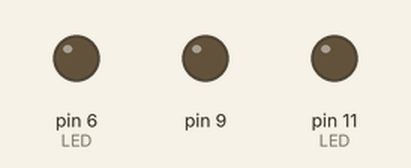
Recording of a sketch running on a simulated Arduino Uno, built with avr-gcc and run on an emulated ATmega328P. Parts: output pins drawn as LEDs (lit = HIGH).

Above: at 0.16 s.
At 6.67 s:
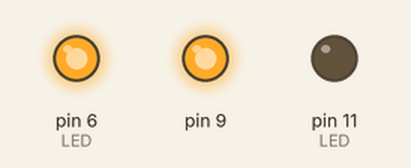
At 17.53 s:
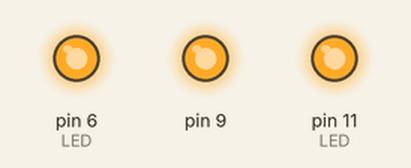
At 39.99 s:
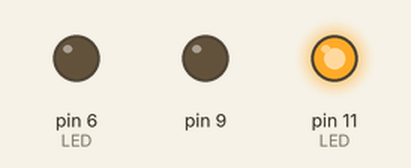
At 59.86 s:
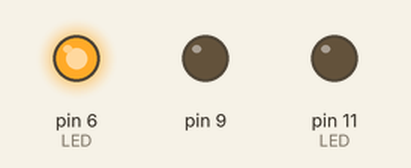
At 79.04 s:
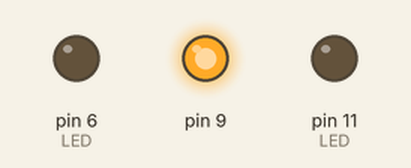
Timing chart, 0 to 79.3 s (numbered marks = the images above):
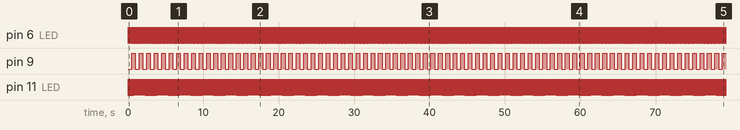

Measured:
- by itself, pin 6 (LED): alternates HIGH for 0.03 s and LOW for 0.03 s
- by itself, pin 9: alternates HIGH for 0.50 s and LOW for 0.50 s
- by itself, pin 11 (LED): alternates HIGH for 0.02 s and LOW for 0.02 s

The sketch:

Lab_5_1.ino
```cpp
#include <avr/io.h>
#include <avr/interrupt.h>

// Counters to keep track of Timer0 and Timer2 interrupts
volatile uint8_t counter0 = 0;
volatile uint8_t counter2 = 0;

void setup() {
    // Set pins 9 (PB1), 11 (PB3) and 6 (PD6) as output for LEDs
    DDRB |= (1 << PB1) | (1 << PB3);
    DDRD |= (1 << PD6);

    // ===== Timer0 for pin 6 (PD6) =====
    TCCR0A = (1 << WGM01);              // Set Timer0 to CTC mode (clear timer on compare)
    TCCR0B = (1 << CS02) | (1 << CS00); // Prescaler 1024 to slow down the timer
    OCR0A = 200;                         // Compare value for Timer0 (adjusts blink speed)
    TIMSK0 |= (1 << OCIE0A);             // Enable Timer0 Compare Match A interrupt

    // ===== Timer1 for pin 9 (PB1) =====
    TCCR1A = (1 << COM1A0);              // Toggle OC1A (pin 9) on compare match
    TCCR1B = (1 << WGM12) | (1 << CS12); // CTC mode, prescaler 256
    OCR1A = 31000;                        // Compare value for Timer1 (controls blink speed)

    // ===== Timer2 for pin 11 (PB3) =====
    TCCR2A = (1 << WGM21);               // Set Timer2 to CTC mode
    TCCR2B = (1 << CS22) | (1 << CS21) | (1 << CS20); // Prescaler 1024
    OCR2A = 130;                          // Compare value for Timer2 (adjusts blink speed)
    TIMSK2 |= (1 << OCIE2A);              // Enable Timer2 Compare Match A interrupt

    sei(); // Enable global interrupts so ISRs can run
}

void loop() {
    // Main loop is empty because all LED toggling is handled by timers and interrupts
}

// ===== Timer0 Compare Match A ISR =====
ISR(TIMER0_COMPA_vect) {
    counter0++; // Count how many times the interrupt occurred
    if(counter0 >= 2) { // Toggle LED on PD6 every 2 interrupts ≈ 0.5 Hz
        PORTD ^= (1 << PD6); // Toggle the LED
        counter0 = 0;        // Reset counter
    }
}

// ===== Timer2 Compare Match A ISR =====
ISR(TIMER2_COMPA_vect) {
    counter2++; // Count Timer2 interrupts
    if(counter2 >= 2) { // Toggle LED on PB3 every 2 interrupts ≈ 2 Hz
        PORTB ^= (1 << PB3); // Toggle the LED
        counter2 = 0;        // Reset counter
    }
}
```
